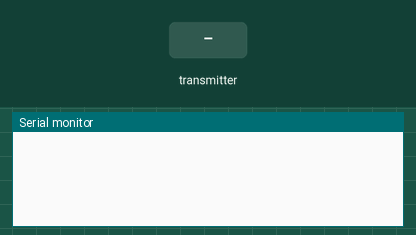
The sketch below on a simulated ESP32. Parts: the last lines printed to the serial monitor. Inputs (shaded band) come from the test bench.

Above: at 1.2 s.
1.3 s: the transmitter starts sending temp_obj = 0
At 1.66 s:
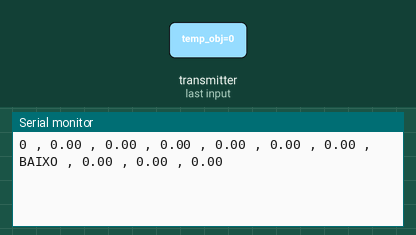
3.3 s: the transmitter starts sending capacitivo = 1024
At 3.66 s:
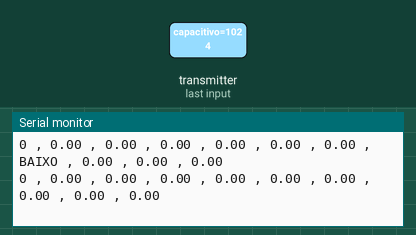
5.3 s: the transmitter starts sending temp_amb = 25
At 5.66 s:
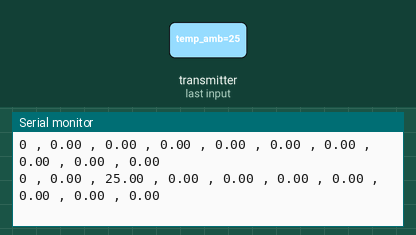
6.8 s: the transmitter starts sending RPM = 25
At 7.16 s:
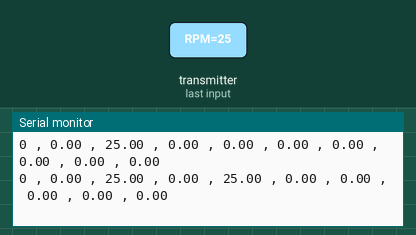
8.3 s: the transmitter starts sending VEL = 25
At 8.66 s:
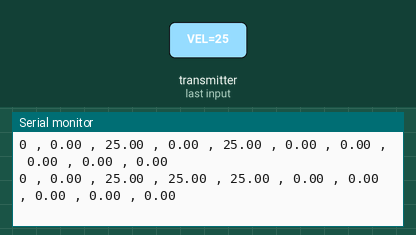
9.8 s: the transmitter starts sending DISTANCIA = 25
At 10.16 s:
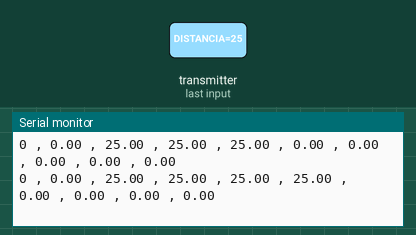

Measured:
- after the input at 1.3 s, the serial monitor: prints a new line after 0.05 s (image 1)
- after the input at 3.3 s, the serial monitor: prints a new line after 0.05 s (image 2)
- after the input at 5.3 s, the serial monitor: prints a new line after 0.05 s (image 3)
- after the input at 6.8 s, the serial monitor: prints a new line after 0.05 s (image 4)
- after the input at 8.3 s, the serial monitor: prints a new line after 0.05 s (image 5)
- after the input at 9.8 s, the serial monitor: prints a new line after 0.05 s (image 6)

The sketch:

Teste_Recepcao.ino
```cpp
#include <esp_now.h>
#include <WiFi.h>

// Structure example to receive data
// Must match the sender structure
typedef struct struct_message {
  double temp_obj;
  double temp_amb;
  float RPM;
  float VEL;
  float DISTANCIA;
  float Gyro_X;
  float Gyro_Y;
  float Gyro_Z;
  float ACC;
  int capacitivo;
  int tempo;
} struct_message;

// Create a struct_message called myData
struct_message myData;

// callback function that will be executed when data is received
void OnDataRecv(const uint8_t * mac, const uint8_t *incomingData, int len) {
  memcpy(&myData, incomingData, sizeof(myData));

  Serial.print(myData.tempo);
  Serial.print(" , ");
  Serial.print(myData.temp_obj);
  Serial.print(" , ");
  Serial.print(myData.temp_amb );
  Serial.print(" , ");
  Serial.print(myData.VEL);
  Serial.print(" , ");
  Serial.print(myData.RPM);
  Serial.print(" , ");
  Serial.print(myData.DISTANCIA);
  Serial.print(" , ");
  Serial.print(myData.ACC);
  Serial.print(" , ");
  switch (myData.capacitivo) {
    case 0:
      Serial.print("BAIXO");
      Serial.print(" , ");
      break;
    case 1:
      Serial.print("MÉDIO");
      Serial.print(" , ");
      break;
    case 2:
      Serial.print("ALTO");
      Serial.print(" , ");
      break;
  }
  Serial.print(myData.Gyro_X);
  Serial.print(" , ");
  Serial.print(myData.Gyro_Y);
  Serial.print(" , ");
  Serial.print(myData.Gyro_Z);

  Serial.println();
}

void setup() {
  // Initialize Serial Monitor
  Serial.begin(115200);

  // Set device as a Wi-Fi Station
  WiFi.mode(WIFI_STA);

  // Init ESP-NOW
  if (esp_now_init() != ESP_OK) {
    Serial.println("Error initializing ESP-NOW");
    return;
  }

  // Once ESPNow is successfully Init, we will register for recv CB to
  // get recv packer info
  esp_now_register_recv_cb(OnDataRecv);
}

void loop() {

}
```
